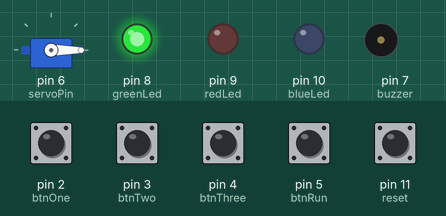
The sketch below on a simulated Arduino Uno, built with avr-gcc and run on an emulated ATmega328P. Parts: servo, output pins drawn as LEDs (lit = HIGH), buzzer (waves = sounding, pin HIGH). The test bench sets the inputs (shaded band); at power-on: pin 2 (btnOne), pin 3 (btnTwo), pin 4 (btnThree), pin 5 (btnRun), pin 11 (reset) LOW.

Above: at 1.2 s.
1.3 s: pin 5 (btnRun) pulled HIGH for 0.15 s
At 1.76 s:
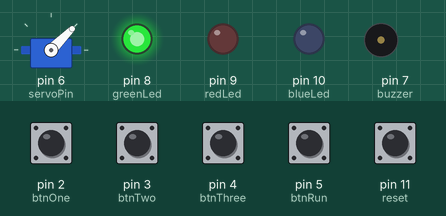
At 2.9 s:
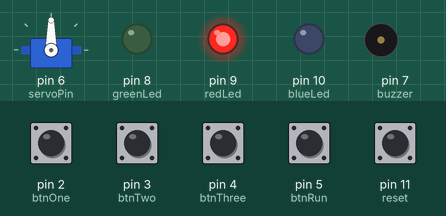
3.7 s: pin 11 (reset) pulled HIGH for 0.15 s
At 3.77 s:
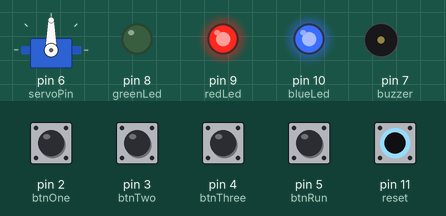
Timing chart, 0 to 6.7 s (numbered marks = the images above; inputs shaded):
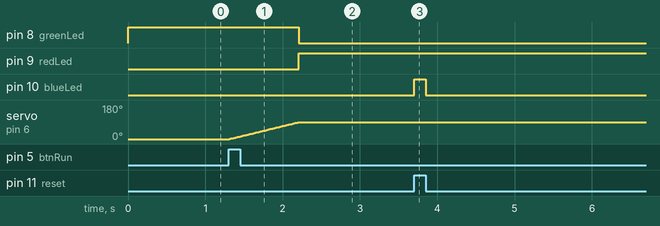

Measured:
- after the input at 1.3 s, pin 8 (greenLed): HIGH → LOW after 0.91 s; pin 9 (redLed): LOW → HIGH after 0.91 s; servo on pin 6 (servoPin): moves from 0° to 90° over 0.91 s, starting at once
- after the input at 3.7 s, pin 10 (blueLed): LOW → HIGH at once, → LOW 0.15 s later

The sketch:

phone_locker.ino
```cpp
#include <Servo.h>
#include <EEPROM.h>

Servo myServo;

const int btnOne = 2;
const int btnTwo = 3;
const int btnThree = 4;
const int btnRun = 5;

// 30 min.
const unsigned long timeOne = 18000;
// 45 min.
const unsigned long timeTwo = 27000;
// 60 min.
const unsigned long timeThree = 36000;

// Prevents a button press from registering multiple times in consecutive loop cycles.
const unsigned long debounceDelay = 1000;

// Duration reset button must be held to trigger an unlock.
const unsigned long resetHoldDuration = 5000;

// EEPROM address where selected time is stored to survive power loss.
const int eepromAddr = 0;

const int servoLocked = 90;
const int servoUnlocked = 0;

const int servoPin = 6;
const int buzzer = 7;
const int greenLed = 8;
const int redLed = 9;
const int blueLed = 10;
const int reset = 11;

int currentAngle = 0;

unsigned long selectedTime = 0;
unsigned long startTime = 0;

bool locked = false;
unsigned long lockUntil = 0;
unsigned long resetPressedAt = 0;
bool resetHolding = false;

// Update LEDs based on servo position.
void updateLEDs() {
  if (currentAngle == servoLocked) {
    digitalWrite(redLed, HIGH);
    digitalWrite(greenLed, LOW);
  } else {
    digitalWrite(redLed, LOW);
    digitalWrite(greenLed, HIGH);
  }
}

// Smooth servo movement.
void moveServoSmooth(int targetAngle)
{
  if (targetAngle > currentAngle)
  {
    for (int pos = currentAngle; pos <= targetAngle; pos++)
    {
      myServo.write(pos);
      currentAngle = pos;
      updateLEDs();
      delay(10);
    }
  }
  else
  {
    for (int pos = currentAngle; pos >= targetAngle; pos--)
    {
      myServo.write(pos);
      currentAngle = pos;
      updateLEDs();
      delay(10);
    }
  }
}

// Initialize pins, attach servo and move it to unlocked position.
void setup()
{
  pinMode(btnOne, INPUT);
  pinMode(btnTwo, INPUT);
  pinMode(btnThree, INPUT);
  pinMode(btnRun, INPUT);
  pinMode(reset, INPUT);

  pinMode(buzzer, OUTPUT);
  pinMode(greenLed, OUTPUT);
  pinMode(redLed, OUTPUT);
  pinMode(blueLed, OUTPUT);

  myServo.attach(servoPin);

  // Read saved time from EEPROM to restore locked state after power loss.
  EEPROM.get(eepromAddr, selectedTime);
  if (selectedTime > 0 && selectedTime != 0xFFFFFFFF)
  {
    moveServoSmooth(servoLocked);
    startTime = millis();
    locked = true;
  }
  else
  {
    moveServoSmooth(servoUnlocked);
  }
}

// Handle time selection, locking on button press, and unlocking when timer expires.
void loop()
{
  // Select time only when not locked.
  if (!locked)
  {
    if (digitalRead(btnOne) == HIGH && millis() > lockUntil)
    {
      selectedTime = timeOne;
      lockUntil = millis() + debounceDelay;
    }
    if (digitalRead(btnTwo) == HIGH && millis() > lockUntil)
    {
      selectedTime = timeTwo;
      lockUntil = millis() + debounceDelay;
    }
    if (digitalRead(btnThree) == HIGH && millis() > lockUntil)
    {
      selectedTime = timeThree;
      lockUntil = millis() + debounceDelay;
    }
  }

  // Start servo to lock.
  if (digitalRead(btnRun) == HIGH && millis() > lockUntil && !locked && selectedTime > 0)
  {
    moveServoSmooth(servoLocked);
    // Save selected time to EEPROM so lock survives power loss.
    EEPROM.put(eepromAddr, selectedTime);
    startTime = millis();
    locked = true;
    lockUntil = millis() + debounceDelay;
  }

  // Reset button pressed — start tracking hold duration and turn on blue LED.
  if (digitalRead(reset) == HIGH && !resetHolding && locked)
  {
    resetHolding = true;
    resetPressedAt = millis();
    digitalWrite(blueLed, HIGH);
  }

  // Reset button released before 5 seconds — cancel, turn off blue LED.
  if (digitalRead(reset) == LOW && resetHolding)
  {
    resetHolding = false;
    digitalWrite(blueLed, LOW);
  }

  // Reset button held for 5 seconds — force unlock.
  if (resetHolding && millis() - resetPressedAt >= resetHoldDuration)
  {
    resetHolding = false;
    digitalWrite(blueLed, LOW);
    moveServoSmooth(servoUnlocked);
    locked = false;
    selectedTime = 0;
    // Clear EEPROM so device starts unlocked after next power on.
    EEPROM.put(eepromAddr, selectedTime);
  }

  // Timer finished.
  if (locked && millis() - startTime >= selectedTime)
  {
    moveServoSmooth(servoUnlocked);
    // 500 Hz.
    tone(buzzer, 800, 500);
    locked = false;
    selectedTime = 0;
    // Clear EEPROM so device starts unlocked after next power on.
    EEPROM.put(eepromAddr, selectedTime);
  }
}
```
